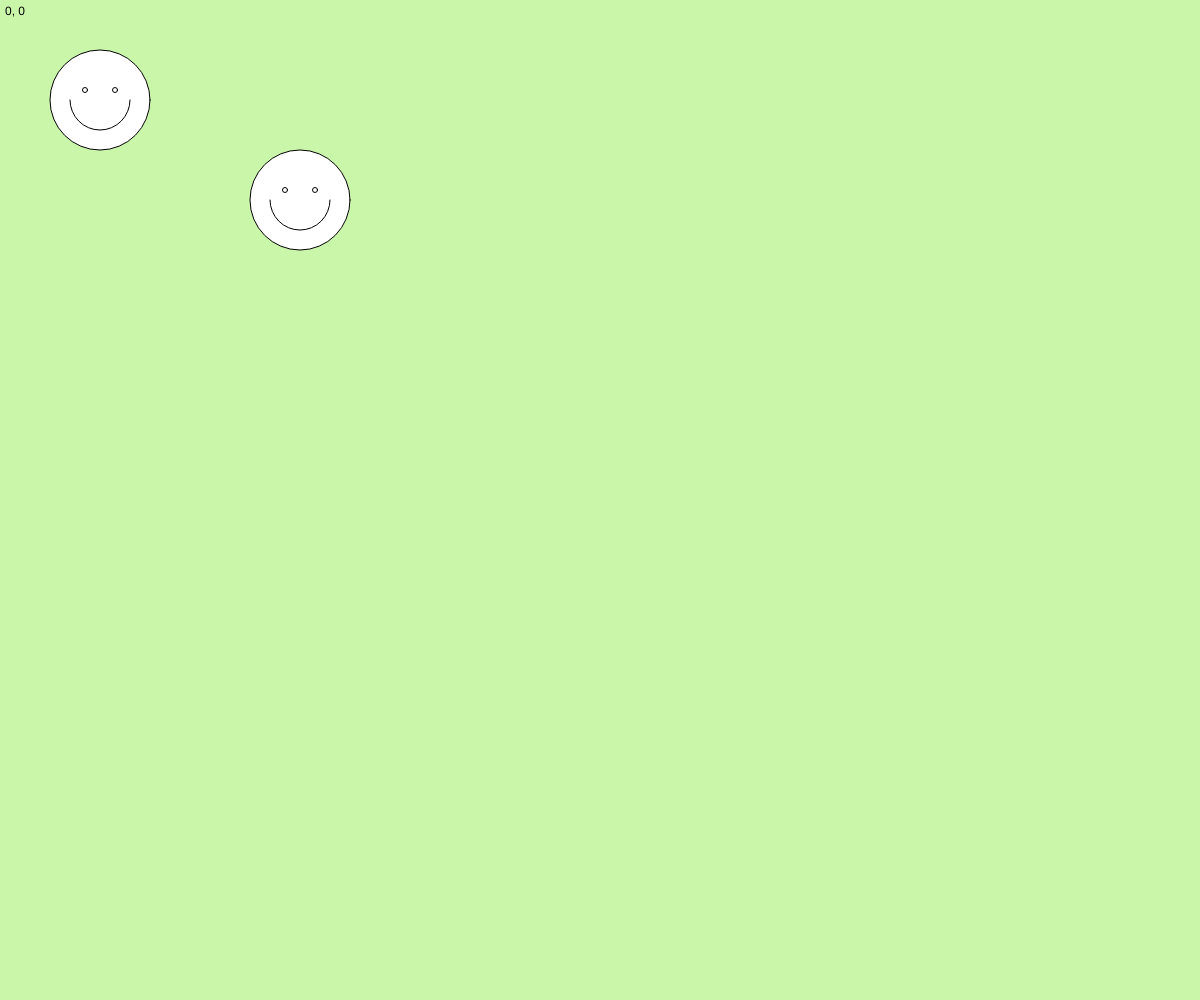
Frame 1 (no input)
Frame 60 (no input): identical to frame 1, image omitted
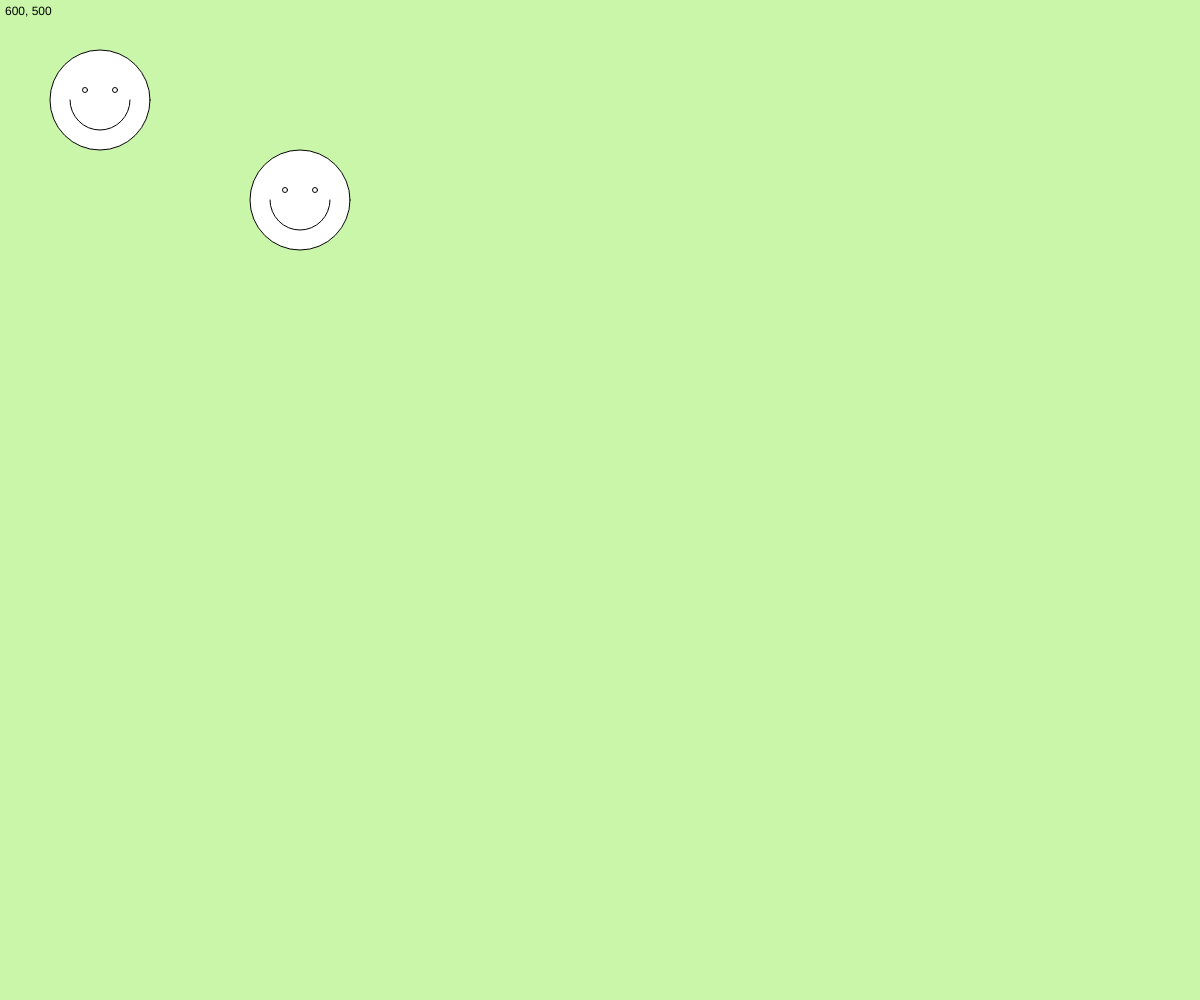
Frame 120 (the mouse pressed at the canvas centre since frame 60)

The p5.js sketch that drew these frames (run headless with seeded random() and noise() and a simulated clock; from frame 60 on, the mouse is pressed at the canvas centre):

// p5.js sketch
// ── sketch.js


function setup() { // runs once at the start
  createCanvas(windowWidth, windowHeight);
  
}

function draw() { // runs in a loop after setup
  // Any translations are reset
  // at the beginning of draw
  background('#caf6aaff');
  circle(100, 100, 100);
  circle(85, 90, 5);
  circle(115, 90, 5);
  arc(100, 100, 60, 60, 0, PI)

  // push and pop ISOLATE a transformation
  // anything enclosed within push and pop only applies
  // within that enclosure
  push();

  // transformation system
  // translate is a transformation function
  // it moves the coords matrix according to
  // a new set of coords, which become
  // the  "new" 0,0
  translate(200, 100);

  circle(100, 100, 100);
  circle(85, 90, 5);
  circle(115, 90, 5);
  arc(100, 100, 60, 60, 0, PI)

  pop(); // pop indicates the end of an isolated block

  // text function: text, x, y of top left corner
  text(mouseX + ", " + mouseY, 5, 15)
  // Anything drawn last will show on top

}
